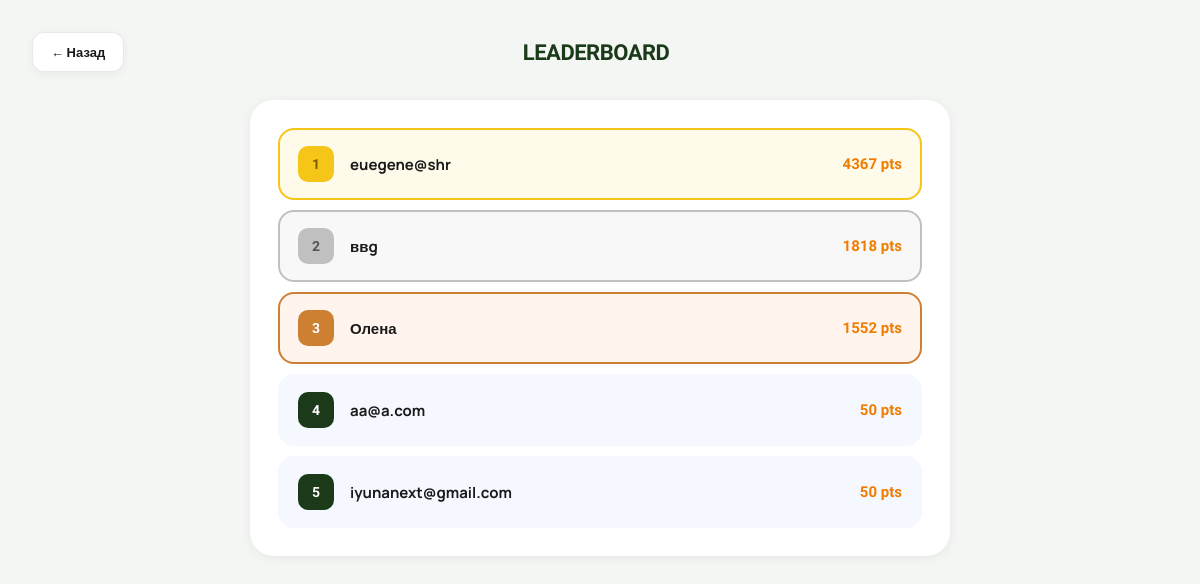
The app's page /rating/leaderboard/, older data.
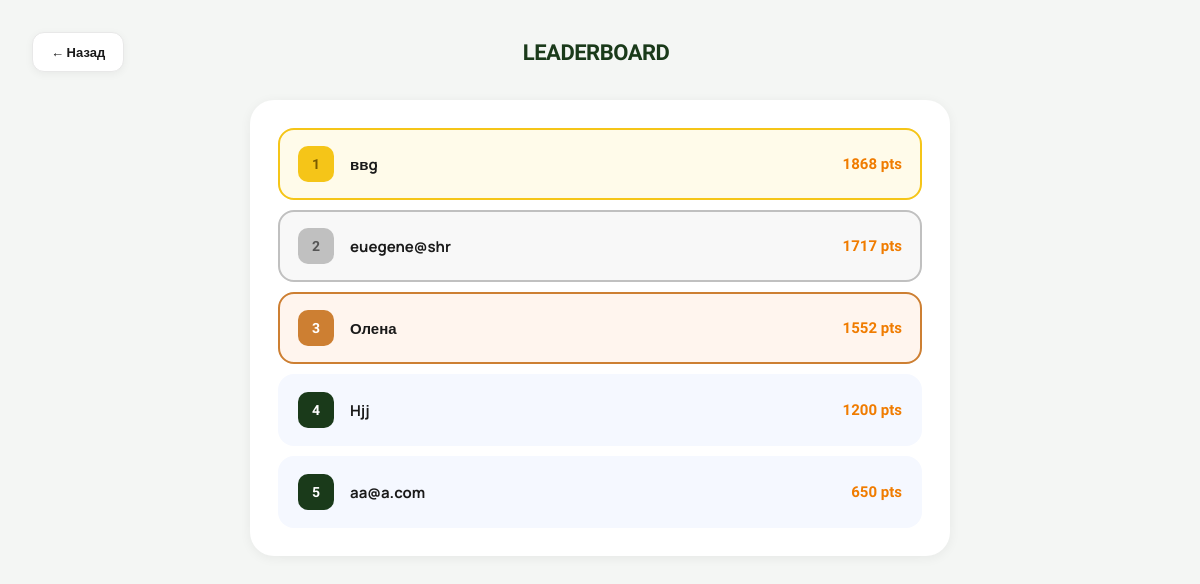
The same page, newer data.
### rating/models.py (models this page shows, shortened)
class UserRating(models.Model):
    user = models.OneToOneField(User, on_delete=models.CASCADE, related_name="rating")
    total_points = models.FloatField(default=0)
    current_streak = models.IntegerField(default=0)
    last_completed_date = models.DateField(null=True, blank=True)

### users/models.py (models this page shows)
class User(AbstractUser):
    email = models.EmailField(unique=True)
    total_points = models.IntegerField(default=0)
    coins = models.IntegerField(default=100)  # added this for coin sysytem
    USERNAME_FIELD = "email"
    REQUIRED_FIELDS = ['username']

### rating/views.py (the view)
# urls.py: path("leaderboard/", leaderboard_view, name="leaderboard"),
def leaderboard_view(request):
    top_users = UserRating.objects.select_related("user") \
        .order_by("-total_points")[:10]
    return render(request, "rating/leaderboard.html", {
        "top_users": top_users
    })

### rating/templates/rating/leaderboard.html (shortened to what this page needs)
<!DOCTYPE html>
<html lang="uk">
<head>
</head>
<body>
<div class="page-header">
  <a href="{% url 'rating:my_rating' %}" class="back-btn">← Назад</a>
  <div class="page-title">LEADERBOARD</div>
</div>
<div class="board-card">
  {% for user_rating in top_users %}
    <div class="board-row
      {% if forloop.counter == 1 %}gold
      {% elif forloop.counter == 2 %}silver
      {% elif forloop.counter == 3 %}bronze
      {% endif %}
    ">
      <div class="rank-badge">{{ forloop.counter }}</div>
      <div class="board-username">{{ user_rating.user.username }}</div>
      <div class="board-pts">{{ user_rating.total_points|floatformat:0 }} pts</div>
    </div>
  {% empty %}
    <div class="empty-msg">Поки що немає даних 🙌</div>
  {% endfor %}
</div>
</body>
</html>

### rating/templates/rating/leaderboard.html (style rules this page uses)
:root { --green-dark: #1a3a1a; --green-mid: #2d5a2d; --orange: #f07c00; --bg: #f4f6f4; --text-dark: #1a1a1a; --text-muted: #888; --border: #e8e8e8; }
* { margin: 0; padding: 0; box-sizing: border-box; }
body { font-family: 'Manrope', sans-serif; background: var(--bg); color: var(--text-dark); min-height: 100vh; padding: 32px; }
.page-header { display: flex; align-items: center; justify-content: space-between; margin-bottom: 28px; }
.back-btn { display: flex; align-items: center; gap: 8px; padding: 10px 18px; background: white; border: 1px solid var(--border); border-radius: 12px; text-decoration: none; color: var(--text-dark); font-size: 13px; font-weight: 700; transition: all 0.2s; box-shadow: 0 2px 8px rgba(0,0,0,0.05); }
.page-title { font-family: 'Unbounded', sans-serif; font-size: 22px; font-weight: 900; color: var(--green-dark); letter-spacing: -0.5px; }
.board-card { background: white; border-radius: 24px; padding: 28px; box-shadow: 0 2px 12px rgba(0,0,0,0.06); max-width: 700px; margin: 0 auto; animation: slideUp 0.4s ease; }
.board-row { display: flex; align-items: center; gap: 16px; padding: 16px 18px; border-radius: 16px; margin-bottom: 10px; border: 2px solid transparent; transition: all 0.2s; background: #f5f8ff; }
.board-row:last-child { margin-bottom: 0; }
.board-row.gold { background: #fffbea; border-color: #f5c518; }
.board-row.silver { background: #f8f8f8; border-color: #c0c0c0; }
.board-row.bronze { background: #fff5ee; border-color: #cd7f32; }
.rank-badge { width: 36px; height: 36px; border-radius: 10px; display: flex; align-items: center; justify-content: center; font-family: 'Unbounded', sans-serif; font-size: 14px; font-weight: 900; flex-shrink: 0; }
.gold .rank-badge { background: #f5c518; color: #7a5c00; }
.silver .rank-badge { background: #c0c0c0; color: #555; }
.bronze .rank-badge { background: #cd7f32; color: white; }
.board-row:not(.gold):not(.silver):not(.bronze) .rank-badge { background: var(--green-dark); color: white; }
.board-username { flex: 1; font-size: 15px; font-weight: 700; color: var(--text-dark); }
.board-pts { font-family: 'Unbounded', sans-serif; font-size: 15px; font-weight: 700; color: var(--orange); }

Row changes from the older to the newer data that the page shows:
changed UserRating "ввg": total_points "1818" → "1868"; moves up the list
changed UserRating "euegene@shr": total_points "4367" → "1717"
changed UserRating: user.username "iyunanext@gmail.com" → "Hjj"; total_points "50" → "1200"; moves up the list
changed UserRating "aa@a.com": total_points "50" → "650"
